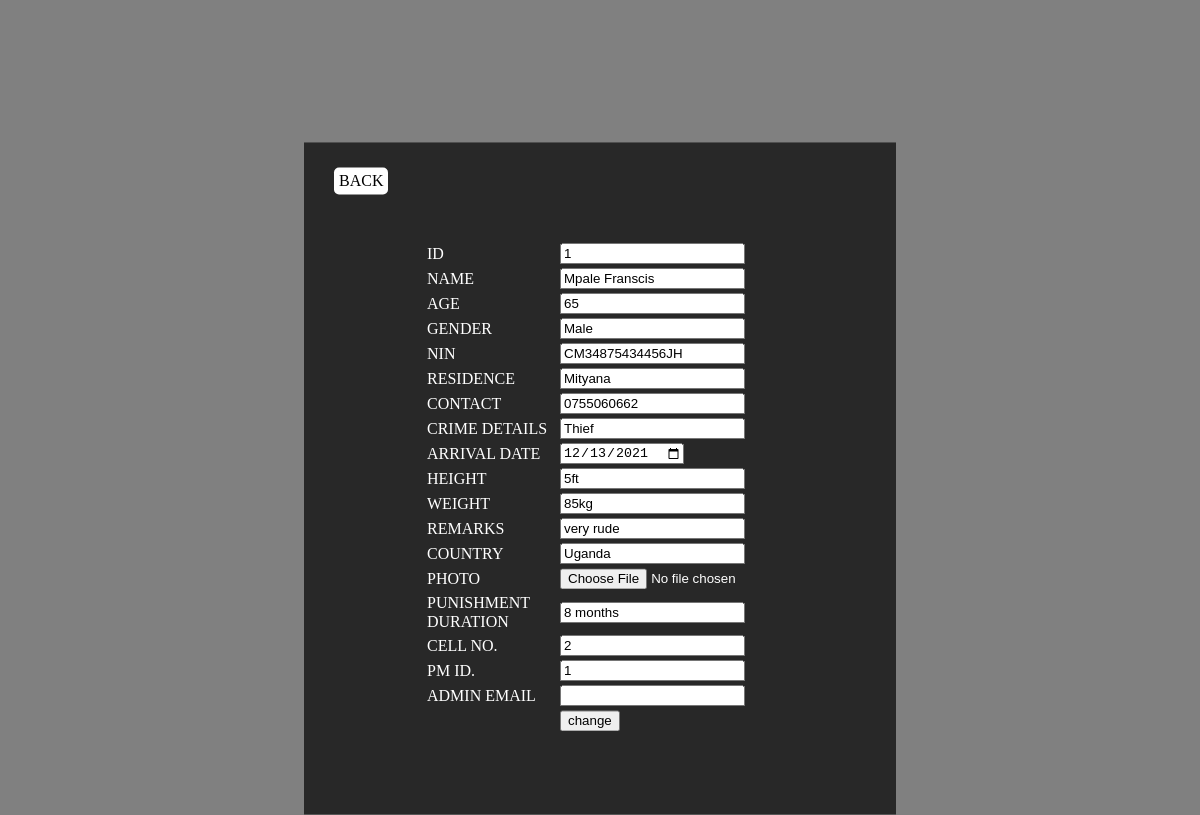
The page /PAGES/upprisoner.php?a=1 (signed in) on the database its author committed.
### tables this page shows
CREATE TABLE IF NOT EXISTS `prisoner` (
  `prisonerId` int(11) NOT NULL AUTO_INCREMENT,
  `fullname` varchar(30) NOT NULL,
  `age` int(11) NOT NULL,
  `gender` varchar(9) NOT NULL,
  `nin` varchar(30) DEFAULT NULL,
  `residence` varchar(50) DEFAULT NULL,
  `contact` varchar(15) DEFAULT NULL,
  `crimedetails` varchar(50) NOT NULL,
  `arrivaldate` date DEFAULT NULL,
  `height` varchar(15) NOT NULL,
  `prisonerweight` varchar(15) NOT NULL,
  `remarks` varchar(50) NOT NULL,
  `country` varchar(20) NOT NULL,
  `photo` text,
  `punishmentduration` varchar(11) NOT NULL,
  `cellno` int(11) NOT NULL,
  `pmId` int(11) NOT NULL,
  `ADemail` varchar(40) DEFAULT NULL,
  PRIMARY KEY (`prisonerId`),
  KEY `cellno` (`cellno`),
  KEY `pmId` (`pmId`),
  KEY `ADemail` (`ADemail`)
);

### PAGES/upprisoner.php (the view, shortened to what this page needs)
<?php
$con=mysqli_connect("localhost","root","","prison_system");
$prisonerId= $_GET['a'];
                $result =" SELECT * FROM prisoner where prisonerId=$prisonerId " ;
                $display=mysqli_query($con, $result);
?>
<html lang="en">
<head>
</head>
<body>
<form action="" method="post">
<a href="Prisoner.php" id="button">BACK</a>
    <table >
<?php
        $row=mysqli_fetch_assoc($display);
                    ?>
                        <tr>
                            <td>ID</td>
                            <td><input type="text" name="id" value="<?php echo $row['prisonerId'];  ?>"></td>
                        </tr>
                        <tr>
                            <td>NAME</td>
                            <td><input type="text" name="ful" value="<?php echo $row['fullname'];  ?>"> </td >
                        </tr>
                        <tr>
                            <td>AGE</td>
                        <td ><input type="text" name="age" value="<?php echo $row['age'];  ?>"> </td >
                        </tr>
                        <tr>
                            <td>GENDER</td>
                        <td ><input type="text" name="gen" value="<?php echo $row['gender'];  ?>"> </td >
                        </tr>
                        <tr>
                            <td>NIN</td>
                        <td ><input type="text" name="ni" value="<?php echo $row['nin'];  ?>"> </td >
                        </tr>
                        <tr>
                            <td>RESIDENCE</td>
                        <td ><input type="text" name="res" value="<?php echo $row['residence'];  ?>"> </td >
                        </tr>
                        <tr>
                            <td>CONTACT</td>
                        <td ><input type="text" name="con" value="<?php echo $row['contact'];  ?>"> </td >
                        </tr>
                        <tr>
                            <td>CRIME DETAILS</td>
                        <td ><input type="text" name="cri" value="<?php echo $row['crimedetails'];  ?>"> </td >
                        </tr>
                        <tr>
                            <td>ARRIVAL DATE</td>
                        <td ><input type="date" name="arr" value="<?php echo $row['arrivaldate'];  ?>"> </td >
                        </tr>
                        <tr>
                            <td>HEIGHT</td>
                        <td ><input type="text" name="hei" value="<?php echo $row['height'];  ?>"> </td >
                        </tr>
                        <tr>
                            <td>WEIGHT</td>
                        <td ><input type="text" name="wei" value="<?php echo $row['prisonerweight'];  ?>"> </td >
                        </tr>
                        <tr>
                            <td>REMARKS</td>
                        <td ><input type="text" name="rem" value="<?php echo $row['remarks'];  ?>"> </td >
                        </tr>
                        <tr>
                            <td>COUNTRY</td>
                        <td ><input type="text" name="cou" value="<?php echo $row['country'];  ?>"> </td >
                        </tr>
                        <tr>
                            <td>PHOTO</td>
                        <td ><input type="file" name="pho" value="<?php echo $row['photo'];  ?>"> </td >
                        </tr>
                        <tr>
                            <td>PUNISHMENT DURATION</td>
                        <td ><input type="text" name="pun" value="<?php echo $row['punishmentduration'];  ?>"> </td >
                        </tr>
                        <tr>
                            <td>CELL NO.</td>
                        <td ><input type="text" name="cel" value="<?php echo $row['cellno'];  ?>"> </td >
                        </tr>
                        <tr>
                            <td>PM ID.</td>
                        <td ><input type="text" name="pmId" value="<?php echo $row['pmId'];  ?>"> </td >
                        </tr>
                        <tr>
                            <td>ADMIN EMAIL</td>
                        <td ><input type="text" name="ADemail" value="<?php echo $row['ADemail'];  ?>"> </td >
                        </tr>
                        <tr>
                            <td></td>
                            <td><input type="submit" name="submit" value="change"></td>
                        </tr >
                </table>
                </form>
   </body>
</html>

### PAGES/upprisoner.php (style rules this page uses)
form { background: #282828; transform:translate(-50%,20%); padding: 30px; margin-left: 50%; }
table { align-items:center; border:border-collapse; padding: 50px; color:white; margin-left: 40px; line-height: 19px; }
body { background:grey; }
#button { border-radius:5px; background:white; color:black; padding:5px; text-decoration:none; margin-bottom:50px; }

### rows shown on the page
prisoner: id "1", ful "Mpale Franscis", age "65", gen "Male", ni "CM34875434456JH", res "Mityana", con "0755060662", cri "Thief", arr "12/13/2021", hei "5ft", wei "85kg", rem "very rude", cou "Uganda", pun "8 months", cel "2", pmId "1"
